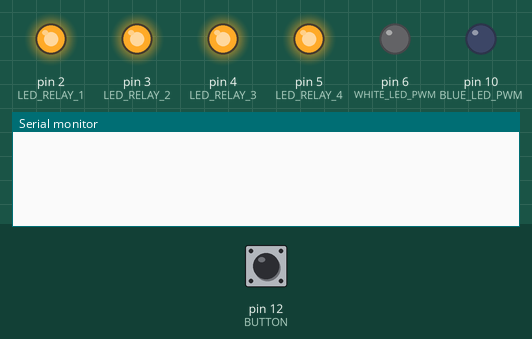
Recording of a sketch running on a simulated Arduino Uno, built with avr-gcc and run on an emulated ATmega328P. Shown: output pins drawn as LEDs (lit = HIGH), the last lines printed to the serial monitor. The test bench sets the inputs (shaded band); at power-on: pin 12 (BUTTON) HIGH. The local clock reads 2024-03-15 10:24:30 at power-on unless the sketch sets it.

Above: at 1.2 s.
1.3 s: pin 12 (BUTTON) pulled LOW for 0.15 s
At 1.9 s:
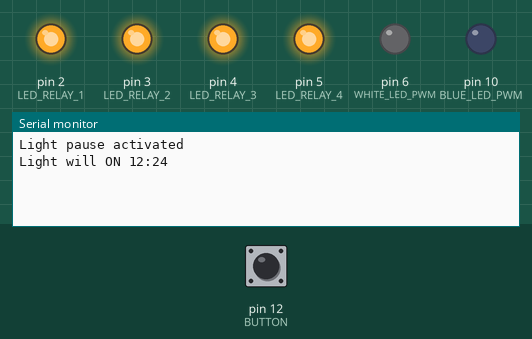
At 6.6 s:
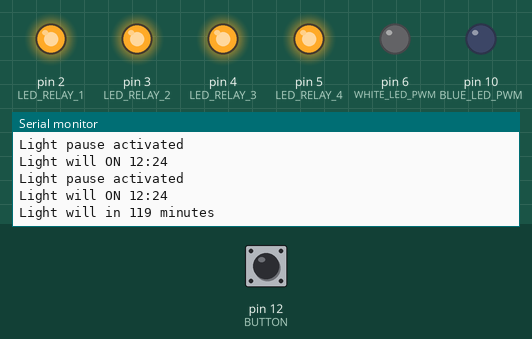

Measured:
- after the input at 1.3 s, the serial monitor: prints a new line after 0.11 s (image 1)

The sketch:

Aquarium_LedLightCover_RTC_L298N.ino
```cpp
#include <DS3231.h>

// Init the DS3231 using the hardware interface
DS3231  rtc(SDA, SCL);

// Init a Time-data structures
Time  currentTime; //time from RTC
Time t; // Time variable for operations
Time lightPauseTimer; // Time variable for operations
#define NUMBER_OF_WHITE_LED_BARS_ON_RELAY 4 //How many white led bars(connected to relay) to use with PWN white led bat
#define NUMBER_OF_WHITE_LED_BARS 5


#define LED_RELAY_1 2 //Relay on the relay shield with white LED bar
#define LED_RELAY_2 3 //Relay on the relay shield with white LED bar
#define LED_RELAY_3 4 //Relay on the relay shield with white LED bar
#define LED_RELAY_4 5 //Relay on the relay shield with white LED bar
#define WHITE_LED_PWM 6 //L298N PWM output #1 for white LED bar
#define BLUE_LED_PWM 10 //L298N PWM output #3 for blue LED bar
#define BUTTON 12 //Button to make instant dark fo 2 hours

#define LIGHT_PAUSE_HOURS 2 //Button to make instant dark fo 2 hours


#define sunriseHour 7 //Hour for sunrise (0->255)
#define dayHour 10 // Hour for day(255) start
#define sunsetHour 17 // Hour for sunset(255->0) start
#define nightHour 20 //Hour for night(0)


int sunriseDurationInSeconds;
int sunsetDurationInSeconds;
int sunriseStepDurationInSeconds;
int sunsetStepDurationInSeconds;
int oneMoreWhiteLedBarOnPeriodInSeconds;
int oneMoreWhiteLedBarOffPeriodInSeconds;
long lastLightSet = 0;
long ligtPauseSet = 0;
bool lightPause = false;

//button debounce

int buttonState = HIGH;             // the current reading from the input pin
int lastButtonState = HIGH;   // the previous reading from the input pin
unsigned long lastDebounceTime = 0;  // the last time the output pin was toggled
unsigned long debounceDelay = 100;    // the debounce time; increase if the output flickers

void setup()
{
	// Setup Serial connection
	Serial.begin(115200);

	// Initialize the rtc object
	rtc.begin();
	lightPauseTimer = rtc.getTime();
	currentTime = rtc.getTime();

	//The following lines can be uncommented to set the date and time

	// rtc.setTime(7, 53, 00);     // Set the time to 21:58:00 (24hr format)

	// t =  00:00:00 on January 1th 2017 - For timespan culculations
	t.hour = 0;
	t.min = 0;
	t.sec = 0;
	t.year = 2017;
	t.mon = 1;
	t.date = 1;

	sunriseDurationInSeconds = (dayHour - sunriseHour) * 60 * 60;
	sunsetDurationInSeconds = (nightHour - sunsetHour) * 60 * 60;

	sunriseStepDurationInSeconds = sunriseDurationInSeconds / 255;
	sunsetStepDurationInSeconds = sunsetDurationInSeconds / 255;

	oneMoreWhiteLedBarOnPeriodInSeconds = sunriseDurationInSeconds / (NUMBER_OF_WHITE_LED_BARS); // So after ... seconds we enable one more led bar connected to relay shield
	oneMoreWhiteLedBarOffPeriodInSeconds = sunsetDurationInSeconds / (NUMBER_OF_WHITE_LED_BARS);

	pinMode(LED_RELAY_1, OUTPUT);
	pinMode(LED_RELAY_2, OUTPUT);
	pinMode(LED_RELAY_3, OUTPUT);
	pinMode(LED_RELAY_4, OUTPUT);
	pinMode(WHITE_LED_PWM, OUTPUT);
	pinMode(BLUE_LED_PWM, OUTPUT);
	analogWrite(WHITE_LED_PWM, 0);
	digitalWrite(LED_RELAY_1, HIGH);
	digitalWrite(LED_RELAY_2, HIGH);
	digitalWrite(LED_RELAY_3, HIGH);
	digitalWrite(LED_RELAY_4, HIGH);
	pinMode(BUTTON, INPUT);           // set pin to input
	digitalWrite(BUTTON, HIGH);       // turn on pullup resistors

}

void loop() {
	// Get data from the DS3231 and set up for further culculations
	currentTime = rtc.getTime();
	currentTime.year = 2017;
	currentTime.mon = 1;
	currentTime.date = 1;
	long now = millis();
	if (now - lastLightSet > 5000 && !lightPause) {
		lastLightSet = now;
		Serial.println(rtc.getTimeStr());
		setLightLevel(currentTime);
	}
	readButton();
	if (buttonState == LOW && currentTime.hour <= nightHour) // add two hours works before 21.00
	{
		lightPauseTimer = rtc.getTime();
		lightPauseTimer.year = 2017;
		lightPauseTimer.mon = 1;
		lightPauseTimer.date = 1;
		lightPauseTimer.hour += LIGHT_PAUSE_HOURS;
		lightPause = true;
		whiteLedBarsLightLevel(0);
		analogWrite(WHITE_LED_PWM, 0);
		Serial.println("Light pause activated");
		Serial.print("Light will ON ");
		Serial.print(lightPauseTimer.hour);
		Serial.print(":");
		Serial.println(lightPauseTimer.min);
		delay(2000);
	}
	long utCurrent = rtc.getUnixTime(currentTime);
	long utFromTimer = rtc.getUnixTime(lightPauseTimer);
	if (now - ligtPauseSet > 5000 && lightPause) {
		ligtPauseSet = now;
		long countDown = (utFromTimer - utCurrent) / 60;
		Serial.print("Light will in ");
		Serial.print(countDown);
		Serial.println(" minutes");
		if (utCurrent > utFromTimer)
		{
			lightPause = false;
		}
	}

}

void readButton() {
	int reading = digitalRead(BUTTON); //When pressed is LOW
	// check to see if you just pressed the button
	// (i.e. the input went from HIGH to LOW), and you've waited long enough
	// since the last press to ignore any noise:

	// If the switch changed, due to noise or pressing:
	if (reading != lastButtonState) {
		// reset the debouncing timer
		lastDebounceTime = millis();
	}
	if ((millis() - lastDebounceTime) > debounceDelay) {
		// whatever the reading is at, it's been there for longer than the debounce
		// delay, so take it as the actual current state:

		// if the button state has changed:
		if (reading != buttonState) {
			buttonState = reading;
		}
	}
	// save the reading. Next time through the loop, it'll be the lastButtonState:
	lastButtonState = reading;
}


void setLightLevel(Time currentTime) {
	//--- sunrise block---
	if (currentTime.hour >= sunriseHour && currentTime.hour < dayHour) {
		t.hour = sunriseHour;
		long time1 = rtc.getUnixTime(t);
		long time2 = rtc.getUnixTime(currentTime);
		long secondsPassedFromSunrise = time2 - time1;
		int lightLevel = (secondsPassedFromSunrise) / sunriseStepDurationInSeconds;
		Serial.print("It is sunrise time now, light level: ");
		Serial.println(lightLevel);
		analogWrite(BLUE_LED_PWM, lightLevel);
		int numberOfLedBar = (int)secondsPassedFromSunrise / oneMoreWhiteLedBarOnPeriodInSeconds;
		whiteLedBarsLightLevel(numberOfLedBar);
		float lightLevelFloat = (secondsPassedFromSunrise % oneMoreWhiteLedBarOnPeriodInSeconds) / sunriseStepDurationInSeconds;
		lightLevel = (int)lightLevelFloat;
		analogWrite(WHITE_LED_PWM, lightLevel);
	};
	if (currentTime.hour >= dayHour && currentTime.hour < sunsetHour) {
		t.hour = 0;
		Serial.println("It is day time now, light level: 255");
		analogWrite(BLUE_LED_PWM, 255);
		analogWrite(WHITE_LED_PWM, 255);
		whiteLedBarsLightLevel(NUMBER_OF_WHITE_LED_BARS_ON_RELAY);
	};
	if (currentTime.hour >= sunsetHour && currentTime.hour < nightHour) {
		t.hour = sunsetHour;
		long time1 = rtc.getUnixTime(t);
		long time2 = rtc.getUnixTime(currentTime);
		int lightLevel = 255 - ((time2 - time1) / sunsetStepDurationInSeconds);
		Serial.print("It is sunset time now, light level: ");
		Serial.println(lightLevel);
		analogWrite(BLUE_LED_PWM, lightLevel);
		long secondsPassedFromSunset = time2 - time1;
		int numberOfLedBarToDisable = (int)secondsPassedFromSunset / oneMoreWhiteLedBarOffPeriodInSeconds;
		whiteLedBarsLightLevel(NUMBER_OF_WHITE_LED_BARS_ON_RELAY - numberOfLedBarToDisable);
		lightLevel = (int)(secondsPassedFromSunset % oneMoreWhiteLedBarOffPeriodInSeconds) / sunsetStepDurationInSeconds;
		Serial.print("lightLevel on WHITE_LED_PWM to deduct from 255: ");
		Serial.println(lightLevel);
		analogWrite(WHITE_LED_PWM, 255 - lightLevel);
	}

	// Night befor 24 h || Night after 0 h
	if (currentTime.hour >= nightHour || currentTime.hour < sunriseHour) {
		t.hour = 0;
		Serial.println("It is night time now, light level: 0");
		analogWrite(BLUE_LED_PWM, 0);
		analogWrite(WHITE_LED_PWM, 0);
		whiteLedBarsLightLevel(0);
	};
};


void whiteLedBarsLightLevel(int ledBarsNumber) {
	switch (ledBarsNumber) {
	case 0:
		digitalWrite(LED_RELAY_1, HIGH);
		digitalWrite(LED_RELAY_2, HIGH);
		digitalWrite(LED_RELAY_3, HIGH);
		digitalWrite(LED_RELAY_4, HIGH);
		break;
	case 1:
		digitalWrite(LED_RELAY_1, LOW);
		digitalWrite(LED_RELAY_2, HIGH);
		digitalWrite(LED_RELAY_3, HIGH);
		digitalWrite(LED_RELAY_4, HIGH);
		break;
	case 2:
		digitalWrite(LED_RELAY_1, LOW);
		digitalWrite(LED_RELAY_2, LOW);
		digitalWrite(LED_RELAY_3, HIGH);
		digitalWrite(LED_RELAY_4, HIGH);
		break;
	case 3:
		digitalWrite(LED_RELAY_1, LOW);
		digitalWrite(LED_RELAY_2, LOW);
		digitalWrite(LED_RELAY_3, LOW);
		digitalWrite(LED_RELAY_4, HIGH);
		break;
	case 4:
		digitalWrite(LED_RELAY_1, LOW);
		digitalWrite(LED_RELAY_2, LOW);
		digitalWrite(LED_RELAY_3, LOW);
		digitalWrite(LED_RELAY_4, LOW);
		break;
	default:
		digitalWrite(LED_RELAY_1, HIGH);
		digitalWrite(LED_RELAY_2, HIGH);
		digitalWrite(LED_RELAY_3, HIGH);
		digitalWrite(LED_RELAY_4, HIGH);
		break;
	}
};
```
